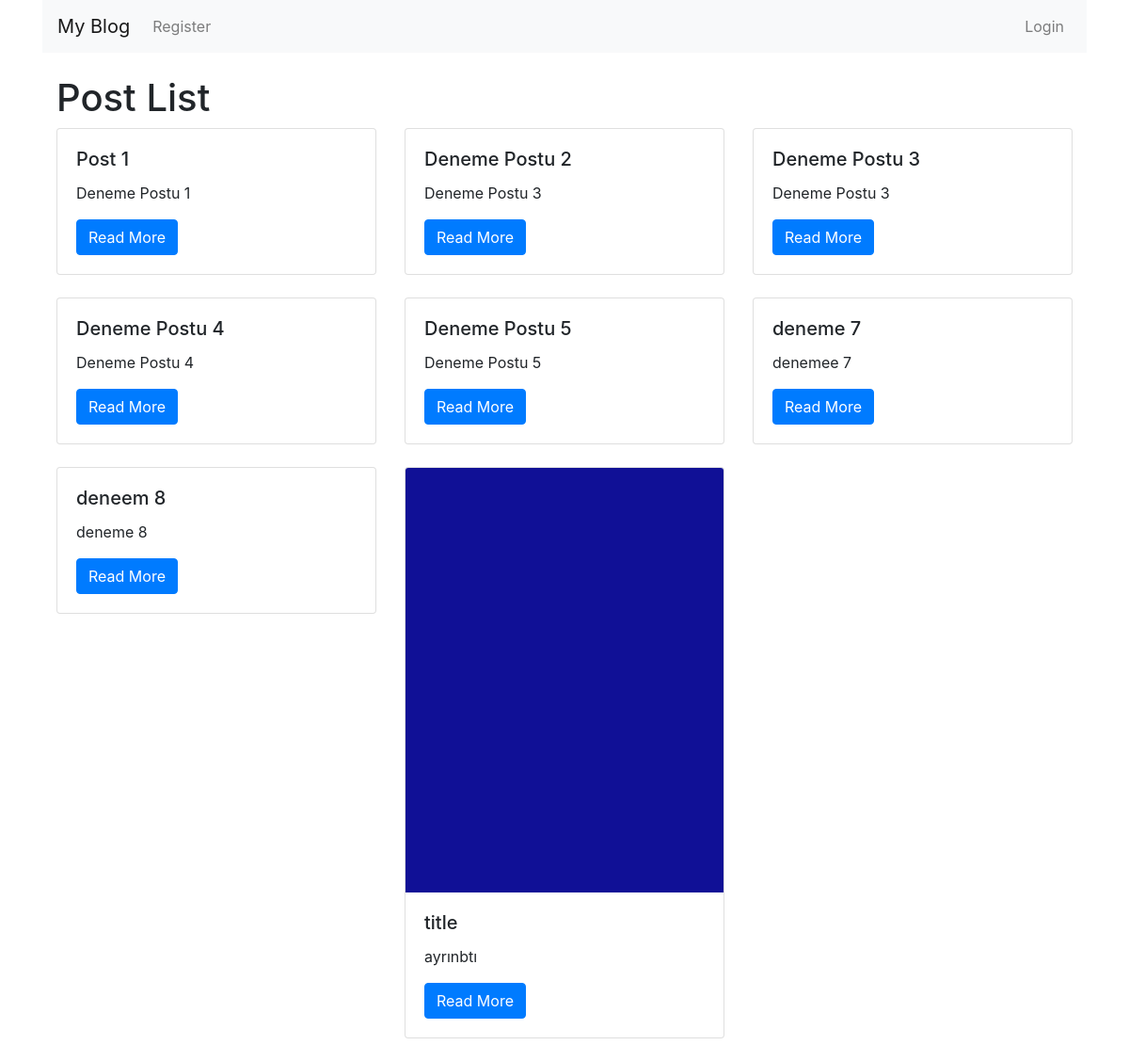
The app's page /, older data.
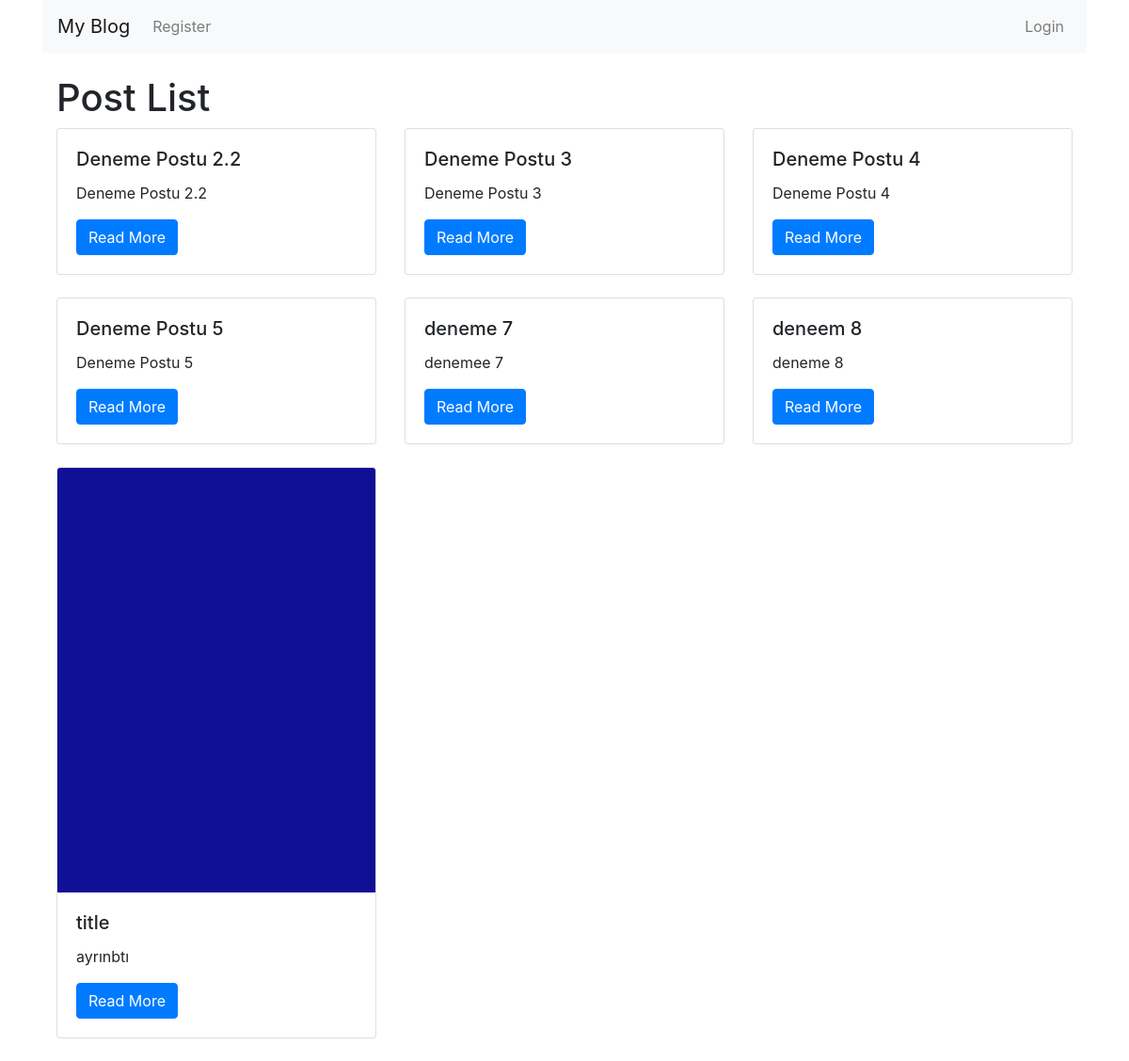
The same page, newer data.
### myapp/models.py (models this page shows, shortened)
class Post(models.Model):
    user = models.ForeignKey(User, on_delete=models.CASCADE)
    title = models.CharField(max_length=200)
    description = models.TextField()
    image = models.ImageField(upload_to='posts/', blank=True, null=True)
    is_deleted = models.BooleanField(default=False)
    user = models.ForeignKey(User, on_delete=models.CASCADE, null=True)

### myapp/views.py (the view)
# urls.py: path('', views.post_list, name='post_list'),
def post_list(request):
    if request.user.is_authenticated:
        posts = Post.objects.filter(is_deleted=False, user=request.user)
    else:
        posts = Post.objects.filter(is_deleted=False)
    return render(request, 'myapp/post_list.html', {'posts': posts})

### myapp/templates/myapp/post_list.html (shortened to what this page needs)
{% extends 'base.html' %}
{% block content %}
    <h1>Post List</h1>
    <div class="row">
        {% for post in posts %}
            <div class="col-md-4 mb-4">
                <div class="card">
                    {% if post.image %}
                        <img src="{{ post.image.url }}" class="card-img-top" alt="{{ post.title }}">
                    {% endif %}
                    <div class="card-body">
                        <h5 class="card-title">{{ post.title }}</h5>
                        <p class="card-text">{{ post.description }}</p>
                        <a href="{% url 'post_detail' post.id %}" class="btn btn-primary">Read More</a>
                    </div>
                </div>
            </div>
        {% endfor %}
    </div>
{% endblock %}

Row changes from the older to the newer data that the page shows:
no longer on this page (row edited): Post: title "Post 1", description "Deneme Postu 1"
changed Post: title "Deneme Postu 2" → "Deneme Postu 2.2"; description "Deneme Postu 3" → "Deneme Postu 2.2"
